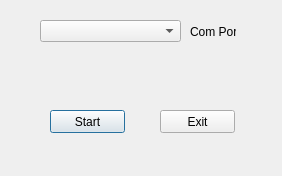
<?xml version="1.0" encoding="UTF-8"?>
<ui version="4.0">
 <class>telemetryDialog</class>
 <widget class="QDialog" name="telemetryDialog">
  <property name="geometry">
   <rect>
    <x>0</x>
    <y>0</y>
    <width>282</width>
    <height>176</height>
   </rect>
  </property>
  <property name="windowTitle">
   <string>Dialog</string>
  </property>
  <widget class="QComboBox" name="SerialPortCB">
   <property name="geometry">
    <rect>
     <x>40</x>
     <y>20</y>
     <width>141</width>
     <height>22</height>
    </rect>
   </property>
  </widget>
  <widget class="QLabel" name="label_2">
   <property name="geometry">
    <rect>
     <x>190</x>
     <y>25</y>
     <width>46</width>
     <height>13</height>
    </rect>
   </property>
   <property name="text">
    <string>Com Port</string>
   </property>
  </widget>
  <widget class="QPushButton" name="startButton">
   <property name="geometry">
    <rect>
     <x>50</x>
     <y>110</y>
     <width>75</width>
     <height>23</height>
    </rect>
   </property>
   <property name="text">
    <string>Start</string>
   </property>
  </widget>
  <widget class="QPushButton" name="exitButton">
   <property name="geometry">
    <rect>
     <x>160</x>
     <y>110</y>
     <width>75</width>
     <height>23</height>
    </rect>
   </property>
   <property name="text">
    <string>Exit</string>
   </property>
  </widget>
 </widget>
 <resources/>
 <connections/>
</ui>
